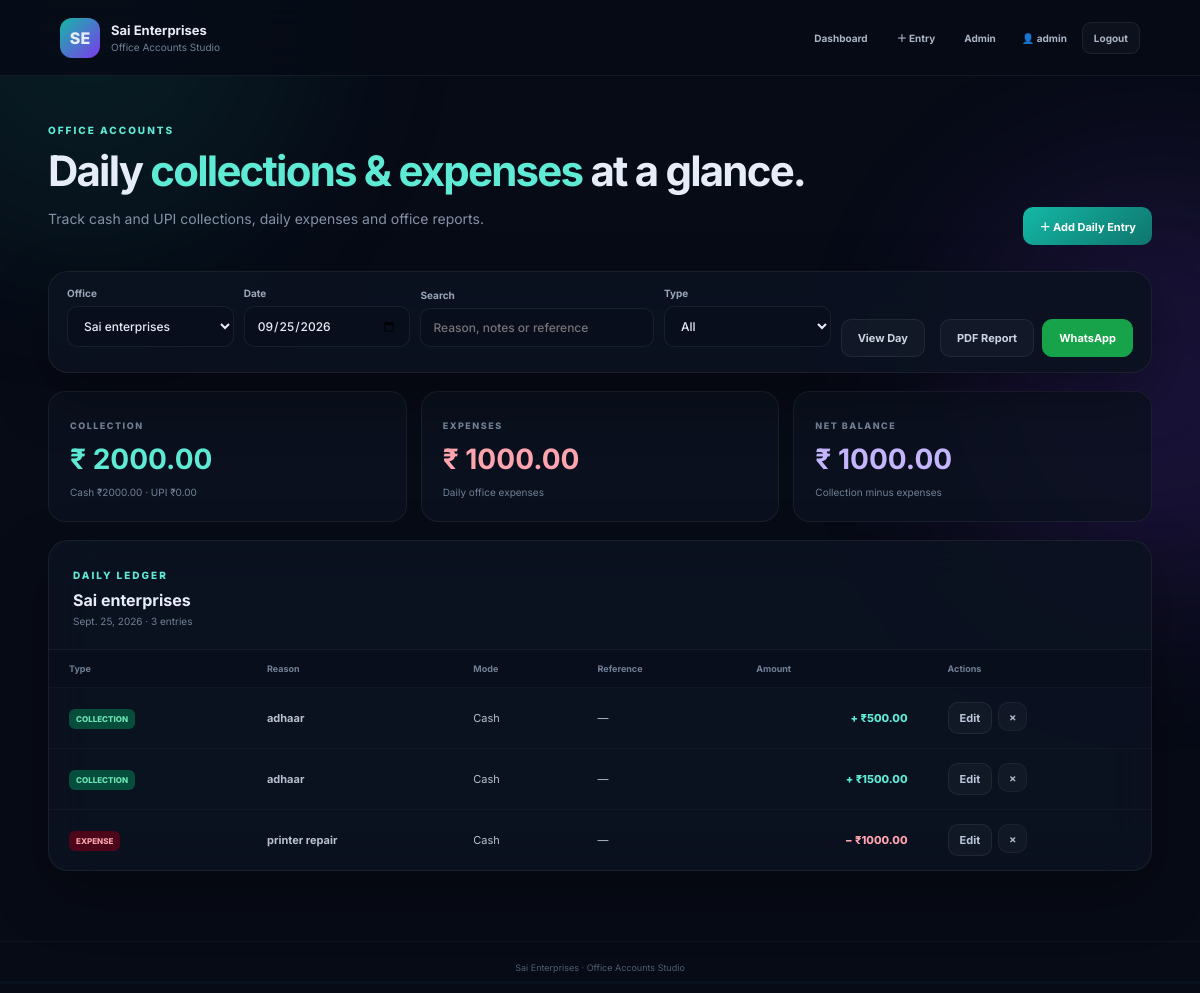
The page /?office=1&date=2026-09-25 (signed in) on the database its author committed.
### accounts/models.py (models this page shows, shortened)
class Office(models.Model):
    name = models.CharField(max_length=120)
    address = models.TextField(blank=True)
    phone = models.CharField(max_length=30, blank=True)
    whatsapp = models.CharField(max_length=30, blank=True)
    active = models.BooleanField(default=True)
    class Meta:
        ordering = ["name"]

class DailyEntry(models.Model):
    ENTRY_TYPES = [
        ("collection", "Collection"),
        ("expense", "Expense"),
    ]
    PAYMENT_MODES = [
        ("cash", "Cash"),
        ("upi", "UPI"),
    ]
    office = models.ForeignKey(
        Office,
        on_delete=models.CASCADE,
        related_name="entries",
    )
    entry_date = models.DateField()
    entry_type = models.CharField(max_length=20, choices=ENTRY_TYPES)
    amount = models.DecimalField(max_digits=12, decimal_places=2)
    payment_mode = models.CharField(max_length=10, choices=PAYMENT_MODES)
    reason = models.CharField(max_length=255)
    notes = models.TextField(blank=True)
    reference = models.CharField(max_length=100, blank=True)
    created_at = models.DateTimeField(auto_now_add=True)
    class Meta:
        ordering = ["-entry_date", "-created_at"]
        indexes = [
            models.Index(
                fields=["office", "entry_date"],
                name="dailyentry_office_date_idx",
            ),
            models.Index(
                fields=["entry_type", "entry_date"],
                name="dailyentry_type_date_idx",
            ),
        ]

### accounts/views.py (the view)
# urls.py: path("", views.dashboard, name="dashboard"),
@login_required
def dashboard(request):
    global_admin = is_global_admin(request.user)
    if global_admin:
        offices = Office.objects.filter(active=True).order_by("name")
        office_id = request.GET.get("office")
        if office_id:
            office = get_allowed_office(request.user, office_id)
        else:
            office = offices.first()
    else:
        office = assigned_office(request.user)
        offices = Office.objects.none()
    selected_date = _selected_date(request)
    entries = DailyEntry.objects.none()
    if office:
        entries = DailyEntry.objects.filter(
            office=office,
            entry_date=selected_date,
        )
    q = (request.GET.get("q") or "").strip()
    entry_type = (request.GET.get("type") or "").strip()
    payment_mode = (request.GET.get("payment") or "").strip()
    if q:
        entries = entries.filter(
            Q(reason__icontains=q) |
            Q(notes__icontains=q) |
            Q(reference__icontains=q)
        )
    if entry_type in ("collection", "expense"):
        entries = entries.filter(entry_type=entry_type)
    if payment_mode in ("cash", "upi"):
        entries = entries.filter(payment_mode=payment_mode)
    entries = entries.order_by("-created_at")
    collection = (
        entries.filter(entry_type="collection")
        .aggregate(total=Sum("amount"))["total"]
        or Decimal("0.00")
    )
    expense = (
        entries.filter(entry_type="expense")
        .aggregate(total=Sum("amount"))["total"]
        or Decimal("0.00")
    )
    cash_collection = (
        entries.filter(
            entry_type="collection",
            payment_mode="cash",
        ).aggregate(total=Sum("amount"))["total"]
        or Decimal("0.00")
    )
    upi_collection = (
        entries.filter(
            entry_type="collection",
            payment_mode="upi",
        ).aggregate(total=Sum("amount"))["total"]
        or Decimal("0.00")
    )
    context = {
        "offices": offices,
        "selected_office": office,
        "selected_date": selected_date,
        "entries": entries,
        "collection": collection,
        "cash_collection": cash_collection,
        "upi_collection": upi_collection,
        "expense": expense,
        "balance": collection - expense,
        "entry_count": entries.count(),
        "is_global_admin": global_admin,
        "staff_office": None if global_admin else office,
        "q": q,
        "selected_type": entry_type,
        "selected_payment": payment_mode,
    }
    return render(request, "accounts/dashboard.html", context)

### accounts/access.py (called while the page is built, shortened)
def is_global_admin(user):
    return bool(
        user.is_authenticated and user.is_superuser
    )

def get_allowed_office(user, office_id=None):
    if is_global_admin(user):
        if office_id is None:
            return None
        try:
            return Office.objects.get(pk=office_id, active=True)
        except Office.DoesNotExist:
            raise PermissionDenied("Office not found or inactive.")

### accounts/views.py (called while the page is built)
def _selected_date(request):
    value = request.GET.get("date") or request.POST.get("date")
    parsed = parse_date(value or "")
    return parsed or timezone.localdate()

### accounts/templates/accounts/dashboard.html (shortened to what this page needs)
{% extends "accounts/base.html" %}
{% block content %}
<section class="hero">
    <div>
        <span class="eyebrow">OFFICE ACCOUNTS</span>
        <h1>
            Daily <em>collections & expenses</em> at a glance.
        </h1>
        {% if staff_office %}
            <p>
                Logged in as
                <strong>{{ request.user.get_username }}</strong>
                · {{ staff_office.name }}
            </p>
        {% else %}
            <p>
                Track cash and UPI collections, daily expenses and office reports.
            </p>
        {% endif %}
    </div>
    <a class="primary" href="{% url 'add_entry' %}">
        ＋ Add Daily Entry
    </a>
</section>
{% if selected_office %}
<section class="panel toolbar">
    <form class="filter" method="get">
        {% if is_global_admin %}
            <label>
                Office
                <select name="office">
                    {% for o in offices %}
                        <option value="{{ o.id }}" {% if selected_office and selected_office.id == o.id %}selected{% endif %}>
                            {{ o.name }}
                        </option>
                    {% endfor %}
                </select>
            </label>
        {% else %}
            <label>
                Office
                <input value="{{ selected_office.name }}" readonly>
            </label>
        {% endif %}
        <label>
            Date
            <input
                type="date"
                name="date"
                value="{{ selected_date|date:'Y-m-d' }}"
            >
        </label>
        <label class="search-field">
            Search
            <input
                type="search"
                name="q"
                value="{{ q }}"
                placeholder="Reason, notes or reference"
            >
        </label>
        <label>
            Type
            <select name="type">
                <option value="" {% if not selected_type %}selected{% endif %}>All</option>
            </select>
        </label>
        <button class="ghost" type="submit">
            View Day
        </button>
    </form>
    {% if selected_office %}
        <div class="actions toolbar-actions">
            <a
                class="ghost"
                href="{% url 'daily_pdf' selected_office.id %}?date={{ selected_date|date:'Y-m-d' }}"
            >
                PDF Report
            </a>
            <a
                class="wa"
                href="{% url 'whatsapp_daily' selected_office.id %}?date={{ selected_date|date:'Y-m-d' }}"
            >
                WhatsApp
            </a>
        </div>
    {% endif %}
</section>
<section class="cards">
    <div class="stat">
        <span>COLLECTION</span>
        <strong>₹ {{ collection|floatformat:2 }}</strong>
        <small>
            Cash ₹{{ cash_collection|floatformat:2 }}
            · UPI ₹{{ upi_collection|floatformat:2 }}
        </small>
    </div>
    <div class="stat">
        <span>EXPENSES</span>
        <strong class="red">₹ {{ expense|floatformat:2 }}</strong>
        <small>Daily office expenses</small>
    </div>
    <div class="stat">
        <span>NET BALANCE</span>
        <strong class="purple">₹ {{ balance|floatformat:2 }}</strong>
        <small>Collection minus expenses</small>
    </div>
</section>
<section class="panel table-panel">
    <div class="head">
        <div>
            <span class="eyebrow">DAILY LEDGER</span>
            <h2>{{ selected_office.name }}</h2>
            <p>
                {{ selected_date }}
                ·
                {{ entry_count }} entries
            </p>
        </div>
    </div>
    {% if entries %}
        <div class="scroll">
            <table>
                <thead>
                    <tr>
                        <th>Type</th>
                        <th>Reason</th>
                        <th>Mode</th>
                        <th>Reference</th>
                        <th>Amount</th>
                        <th>Actions</th>
                    </tr>
                </thead>
                <tbody>
                    {% for e in entries %}
                        <tr>
                            <td>
                                <span class="pill {{ e.entry_type }}">
                                    {{ e.get_entry_type_display }}
                                </span>
                            </td>
                            <td>
                                <b>{{ e.reason }}</b>
                            </td>
                            <td>
                                {{ e.get_payment_mode_display }}
                            </td>
                            <td>
                                {{ e.reference|default:"—" }}
                            </td>
                            <td class="amt {% if e.entry_type == 'expense' %}red{% else %}green{% endif %}">
                                {% if e.entry_type == 'expense' %}
                                    −
                                {% else %}
                                    +
                                {% endif %}
                                ₹{{ e.amount|floatformat:2 }}
                            </td>
                            <td>
                                <div class="row-actions">
                                    <a
                                        class="small-action"
                                        href="{% url 'edit_entry' e.id %}"
                                    >
                                        Edit
                                    </a>
                                    <form
                                        method="post"
                                        action="{% url 'delete_entry' e.id %}"
                                        onsubmit="return confirm('Delete this entry? This cannot be undone.');"
                                    >
                                        <button
                                            class="icon-btn danger-btn"
                                            type="submit"
                                            title="Delete entry"
                                        >
                                            ×
                                        </button>
                                    </form>
                                </div>
                            </td>
                        </tr>
                    {% endfor %}
                </tbody>
            </table>
        </div>
    {% endif %}
</section>
{% endif %}
{% endblock %}

### accounts/templates/accounts/base.html (shortened to what this page needs)
{% load static %}
<!doctype html>
<html lang="en">
<head>
    <link rel="stylesheet" href="{% static 'accounts/css/style.css' %}">
</head>
<body>
    <div class="aurora a1"></div>
    <div class="aurora a2"></div>
    <header class="topbar">
        <a class="brand-link" href="{% url 'dashboard' %}">
            <div class="brand">
                <div class="brand-mark">SE</div>
                <div>
                    <strong>Sai Enterprises</strong>
                    <span>Office Accounts Studio</span>
                </div>
            </div>
        </a>
        <nav class="nav">
            <a href="{% url 'dashboard' %}">Dashboard</a>
            <a href="{% url 'add_entry' %}">＋ Entry</a>
            {% if request.user.is_superuser %}
                <a href="/admin/">Admin</a>
            {% endif %}
            {% if request.user.is_authenticated %}
                <span class="nav-user">👤 {{ request.user.username }}</span>
                <a href="{% url 'logout' %}" class="logout-btn">Logout</a>
            {% endif %}
        </nav>
    </header>
    <main class="shell">
        {% block content %}{% endblock %}
    </main>
    <footer>
        Sai Enterprises · Office Accounts Studio
    </footer>
</body>
</html>

### rows shown on the page
Office: name "Sai enterprises"
DailyEntry: entry_type "COLLECTION", reason "adhaar", payment_mode "Cash", reference "—", amount "500.00"
DailyEntry: entry_type "COLLECTION", reason "adhaar", payment_mode "Cash", reference "—", amount "1500.00"
DailyEntry: entry_type "EXPENSE", reason "printer repair", payment_mode "Cash", reference "—", amount "1000.00"

### other values the page prints
{{ request.user.username }} "admin"
{{ collection|floatformat:2 }} "2000.00"
{{ cash_collection|floatformat:2 }} "2000.00"
{{ upi_collection|floatformat:2 }} "0.00"
{{ expense|floatformat:2 }} "1000.00"
{{ balance|floatformat:2 }} "1000.00"
{{ selected_date }} "Sept. 25, 2026"
{{ entry_count }} "3"
form field office "Sai enterprises"
